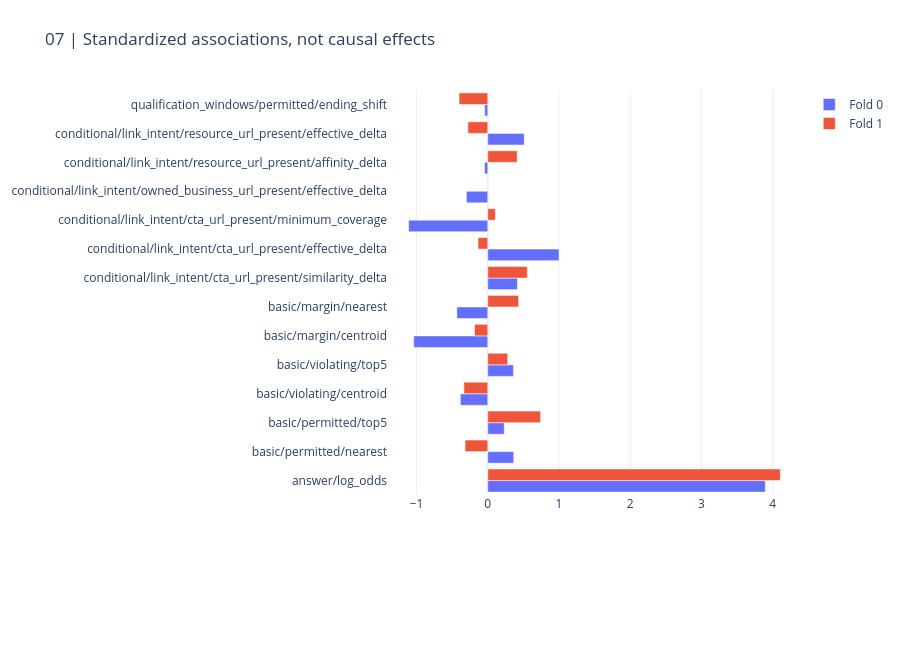
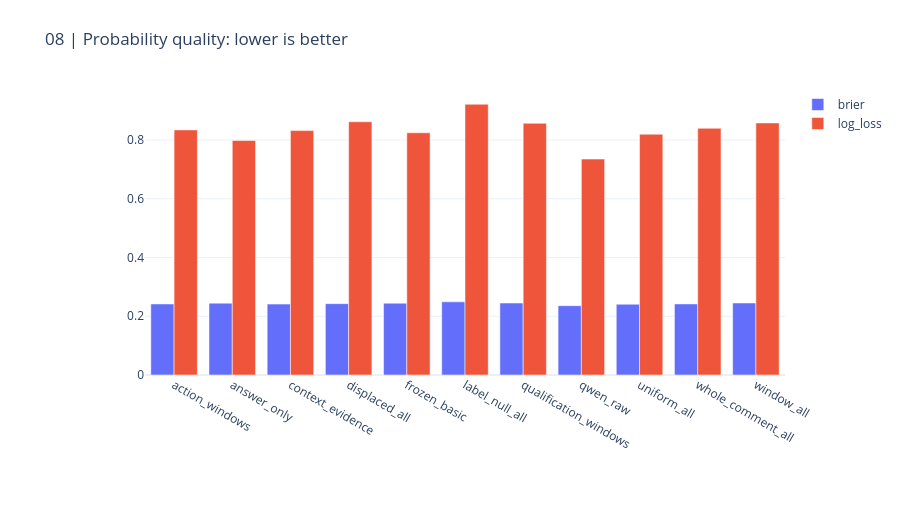

Notebook cell for these charts, in order:
### Markdown cell above
## Associations and probability diagnostics

Coefficients are fitted associations, not causal explanations. AUC improvement does not guarantee log-loss improvement.

### Code cell
CHARTS[6].show(renderer="plotly_mimetype")
CHARTS[7].show(renderer="plotly_mimetype")

### Figure 1 — Plotly figure (JSON) as saved in the notebook; plotly's stock layout.template omitted (floating-point values rounded to 4 significant figures)
{"data": [{"name": "Fold 0", "orientation": "h", "type": "bar", "x": [3.896, 0.3648, 0.2314, -0.3846, 0.3602, -1.04, -0.4341, 0.4164, 1.001, -1.11, -0.2995, -0.04446, 0.5124, -0.04334], "y": ["answer/log_odds", "basic/permitted/nearest", "basic/permitted/top5", "basic/violating/centroid", "basic/violating/top5", "basic/margin/centroid", "basic/margin/nearest", "conditional/link_intent/cta_url_present/similarity_delta", "conditional/link_intent/cta_url_present/effective_delta", "conditional/link_intent/cta_url_present/minimum_coverage", "conditional/link_intent/owned_business_url_present/effective_delta", "conditional/link_intent/resource_url_present/affinity_delta", "conditional/link_intent/resource_url_present/effective_delta", "qualification_windows/permitted/ending_shift"]}, {"name": "Fold 1", "orientation": "h", "type": "bar", "x": [4.108, -0.3181, 0.7415, -0.3351, 0.2804, -0.1854, 0.4331, 0.555, -0.1361, 0.1063, 0.4131, -0.2786, -0.4029], "y": ["answer/log_odds", "basic/permitted/nearest", "basic/permitted/top5", "basic/violating/centroid", "basic/violating/top5", "basic/margin/centroid", "basic/margin/nearest", "conditional/link_intent/cta_url_present/similarity_delta", "conditional/link_intent/cta_url_present/effective_delta", "conditional/link_intent/cta_url_present/minimum_coverage", "conditional/link_intent/resource_url_present/affinity_delta", "conditional/link_intent/resource_url_present/effective_delta", "qualification_windows/permitted/ending_shift"]}], "layout": {"height": 650, "margin": {"b": 155, "l": 145, "r": 35, "t": 90}, "title": {"text": "07 | Standardized associations, not causal effects"}, "xaxis": {"automargin": true}, "yaxis": {"automargin": true}}}

### Figure 2 — Plotly figure (JSON) as saved in the notebook; plotly's stock layout.template omitted (floating-point values rounded to 4 significant figures)
{"data": [{"name": "brier", "type": "bar", "x": ["action_windows", "answer_only", "context_evidence", "displaced_all", "frozen_basic", "label_null_all", "qualification_windows", "qwen_raw", "uniform_all", "whole_comment_all", "window_all"], "y": [0.2418, 0.2446, 0.2412, 0.2429, 0.2444, 0.249, 0.2448, 0.2359, 0.2408, 0.2419, 0.2452]}, {"name": "log_loss", "type": "bar", "x": ["action_windows", "answer_only", "context_evidence", "displaced_all", "frozen_basic", "label_null_all", "qualification_windows", "qwen_raw", "uniform_all", "whole_comment_all", "window_all"], "y": [0.8342, 0.798, 0.8318, 0.8618, 0.8244, 0.9215, 0.8565, 0.7349, 0.8193, 0.8396, 0.8579]}], "layout": {"barmode": "group", "height": 530, "margin": {"b": 155, "l": 145, "r": 35, "t": 90}, "title": {"text": "08 | Probability quality: lower is better"}, "xaxis": {"automargin": true}, "yaxis": {"automargin": true}}}
